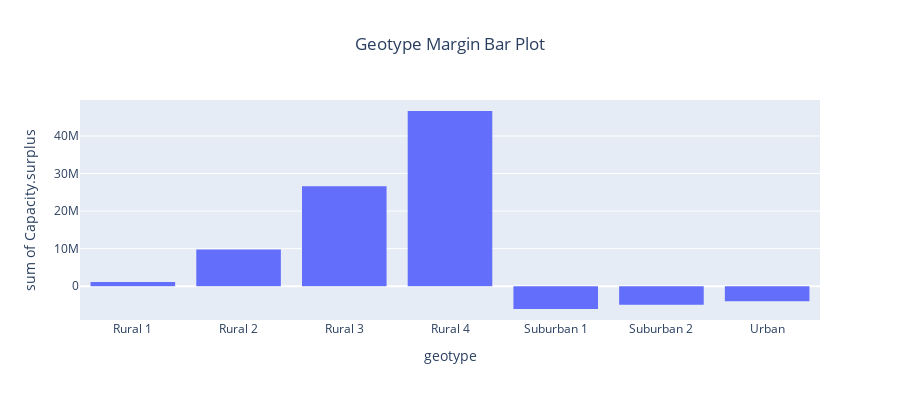

Notebook code cell kept with this figure:
### Code cell
geo_mar_bar = px.histogram(limit, x="geotype", y="Capacity.surplus", title="Geotype Margin Bar Plot",
labels={'pop':'strategy'}, height=400)
geo_mar_bar.update_layout(title_x=0.5)

geo_mar_bar.show()

### Figure 1 — Plotly figure (JSON) as saved in the notebook; plotly's stock layout.template omitted (floating-point values rounded to 4 significant figures; data arrays with more than 128 entries replaced by an {"elided": "..."} marker saying what was removed)
{"data": [{"alignmentgroup": "True", "bingroup": "x", "histfunc": "sum", "hovertemplate": "geotype=%{x}<br>sum of Capacity.surplus=%{y}<extra></extra>", "legendgroup": "", "marker": {"color": "#636efa", "pattern": {"shape": ""}}, "name": "", "offsetgroup": "", "orientation": "v", "showlegend": false, "type": "histogram", "x": {"elided": "24219 str values"}, "xaxis": "x", "y": {"elided": "24219 float values"}, "yaxis": "y"}], "layout": {"barmode": "relative", "height": 400, "legend": {"tracegroupgap": 0}, "title": {"text": "Geotype Margin Bar Plot", "x": 0.5}, "xaxis": {"anchor": "y", "domain": [0, 1], "title": {"text": "geotype"}}, "yaxis": {"anchor": "x", "domain": [0, 1], "title": {"text": "sum of Capacity.surplus"}}}}
